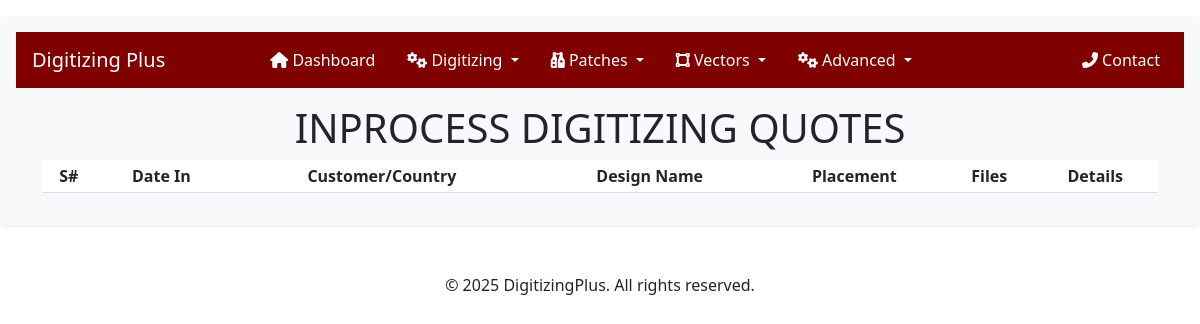
/user/admin/inprocess-digitizing-quotes/ (signed in), run on an earlier commit of the app's database.
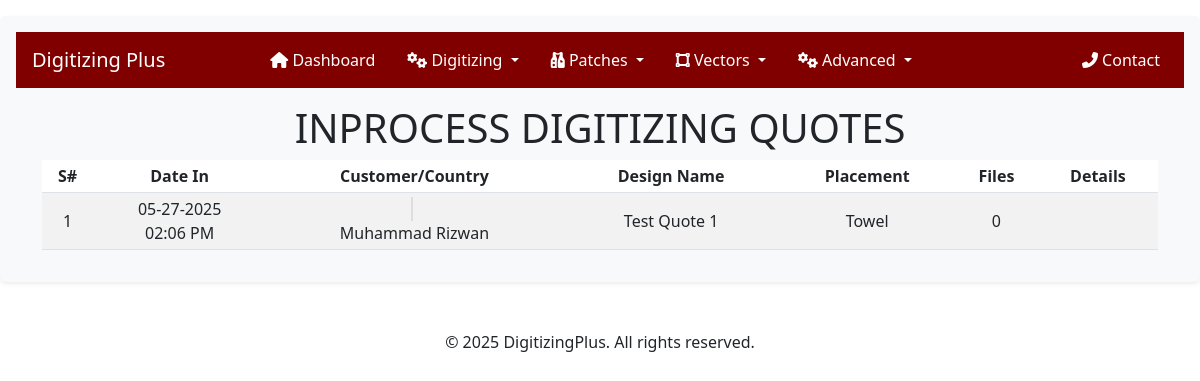
And on a later commit of the database.
### crafting/models.py (models this page shows, shortened)
class DigitizingQuote(models.Model):
    user = models.ForeignKey(
        settings.AUTH_USER_MODEL,
        on_delete=models.CASCADE,
        related_name='digitizing_quotes',
    )
    name = models.CharField(max_length=255)
    height = models.DecimalField(decimal_places=2, max_digits=10)
    width = models.DecimalField(decimal_places=2, max_digits=10)
    stitches = models.IntegerField(default=0, null=True, blank=True)
    colors = models.IntegerField(null=True, blank=True)
    po_number = models.IntegerField(null=True, blank=True)
    file_format = models.CharField(max_length=10, choices=FORMAT_CHOICES, null=True, blank=True)
    fabric_type = models.CharField(max_length=50, choices=FABRIC_CHOICES, null=True, blank=True)
    logo_placement = models.CharField(max_length=50, choices=LOGO_PLACEMENT, null=True, blank=True)
    instructions = models.TextField(null=True, blank=True)
    is_urgent = models.BooleanField(default=False)
    quote_status = models.CharField(max_length=50, choices=(
        ('Requested', 'Requested'),
        ('Quoted', 'Quoted'),
        ('Accepted', 'Accepted'),
        ('Rejected', 'Rejected'),
    ), default='Requested')
    price = models.DecimalField(decimal_places=2, max_digits=10, blank=True, null=True)
    created_at = models.DateTimeField(auto_now_add=True)
    converted_to_order = models.ForeignKey(
        'DigitizingOrder',
        on_delete=models.SET_NULL,
        null=True,
        blank=True,
        related_name='original_quote'
    )

### users/models.py (models this page shows, shortened)
class User(AbstractUser):
    COUNTRY_CHOICES = [
        ('United States', 'United States'),
        ('United Kingdom', 'United Kingdom'),
        ('Australia', 'Australia'),
        ('New Zealand', 'New Zealand'),
        ('Germany', 'Germany'),
        ('Canada', 'Canada'),
    ]
    username = None
    user_id = models.CharField(max_length=100, unique=True, blank=False, null=False)
    email = models.EmailField(unique=True)
    email2 = models.EmailField(blank=True, null=True, verbose_name="Secondary Email")
    email3 = models.EmailField(blank=True, null=True, verbose_name="Tertiary Email")
    first_name = models.CharField(max_length=100, blank=False, null=False)
    last_name = models.CharField(max_length=100, blank=False, null=False)
    phone_number = models.CharField(max_length=50, null=True, blank=True)
    address = models.CharField(max_length=500)
    city = models.CharField(max_length=50)
    state = models.CharField(max_length=50)
    zip_code = models.CharField(max_length=15)
    country = models.CharField(
        max_length=15,
        choices=COUNTRY_CHOICES,
        default='US',  # Default to United States
        verbose_name="Country"
    )
    USERNAME_FIELD = 'user_id'
    REQUIRED_FIELDS = []  # Removed email from required fields
    objects = UserManager()
    COUNTRY_CODE_MAP = {
        'United States': 'us',
        'United Kingdom': 'gb',
        'Australia': 'au',
        'New Zealand': 'nz',
        'Germany': 'de',
        'Canada': 'ca',
    }
    @property
    def country_code(self):
        return self.COUNTRY_CODE_MAP.get(self.country, '')

### users/adminviews.py (the view)
# urls.py: path('admin/inprocess-digitizing-quotes/', adminviews.inprocess_digitizing_quotes, name='admin-inprocess-digitizing-quotes'),
@login_required
@user_passes_test(lambda u: u.is_superuser)
def inprocess_digitizing_quotes(request):
    orders = DigitizingQuote.objects.select_related('user').prefetch_related('files').order_by('-created_at')
    context = {
        'orders': orders,
        'order_type': 'Digitizing',
    }
    return render(request, 'users/admin/inprocess-digitizing-quotes.html', context)

### users/templates/users/admin/inprocess-digitizing-quotes.html (shortened to what this page needs)
{% extends "users/admin/base.html" %}
{% load static %}
{% load crispy_forms_tags %}
{% block content %}
<link rel="stylesheet" href="https://cdnjs.cloudflare.com/ajax/libs/flag-icon-css/3.5.0/css/flag-icon.min.css">
<h1 class="text-center mt-3">INPROCESS DIGITIZING QUOTES</h1>
<div class="mt-2">
    <table id="ordersTable" class="table table-striped table-sm" style="width:100%">
        <thead>
            <tr>
                <th class="text-center">S#</th>
                <th class="text-center">Date In</th>
                <th class="text-center">Customer/Country</th>
                <th class="text-center">Design Name</th>
                <th class="text-center">Placement</th>
                <th class="text-center">Files</th>
                <th class="text-center">Details</th>
            </tr>
        </thead>
        <tbody>
            {% for order in orders %}
            <tr>
                <td class="text-center align-middle">{{ forloop.counter }}</td>
                <td class="text-center align-middle">
                    {{ order.created_at|date:"m-d-Y" }}
                    <br />
                    {{ order.created_at|date:"h:i A" }}
                </td>
                <td class="text-center align-middle">
                    {% if order.user.country_code %}
                    <span class="flag-icon flag-icon-{{ order.user.country_code }}"></span>
                    {% endif %}<br>
                    {{ order.user.get_full_name|title }}
                </td>
                <td class="text-center align-middle">{{ order.name }}</td>
                <td class="text-center align-middle">
                    {{ order.logo_placement|default:"-" }}
                </td>
                <td class="text-center align-middle">
                    {{ order.files.count }}
                </td>
                <td class="text-center align-middle">
                </td>
            </tr>
            {% endfor %}
        </tbody>
    </table>
</div>
{% endblock content %}

What changed in the data, as far as the page shows it:
added DigitizingQuote: created_at "05-27-2025", created_at "02:06 PM", user.get_full_name "Muhammad Rizwan", name "Test Quote 1", logo_placement "Towel", files.count "0"
